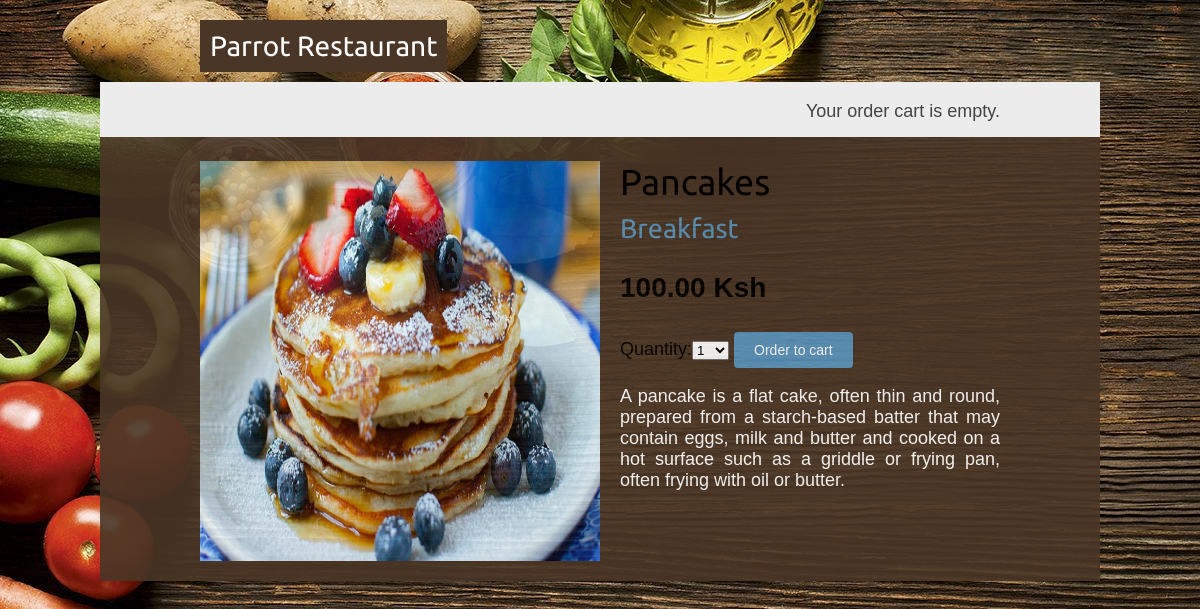
Screenshot of /2/pancakes/ with the database file from the repository.
### shop/models.py (models this page shows, shortened)
class Product(models.Model):
    category = models.ForeignKey(Category, related_name='products', on_delete=models.CASCADE)
    name = models.CharField(max_length=200, db_index=True)
    slug = models.SlugField(max_length=200, db_index=True)
    image = models.ImageField(upload_to='products/%Y/%m/%d', blank=True)
    description = models.TextField(blank=True)
    price = models.DecimalField(max_digits=10, decimal_places=2)
    available = models.BooleanField(default=True)
    created = models.DateTimeField(auto_now_add=True)
    updated = models.DateTimeField(auto_now=True)
    class Meta:
        ordering = ('name',)
        index_together = (('id', 'slug'),)

class Category(models.Model):
    name = models.CharField(max_length=200, db_index=True)
    slug = models.SlugField(max_length=200, unique=True)
    class Meta:
        ordering = ('name',)
        verbose_name = 'category'
        verbose_name_plural = 'categories'
    def __str__(self):
        return self.name
    def get_absolute_url(self):
        return reverse('shop:product_list_by_category', args=[self.slug])

### shop/views.py (the view)
# urls.py: path('<int:id>/<slug:slug>/', views.product_detail,name='product_detail'),
def product_detail(request, id, slug):
    product = get_object_or_404(Product, id=id, slug=slug, available=True)
    cart_product_form = CartAddProductForm()
    return render(request, 'shop/product/detail.html', {'product': product, 'cart_product_form':cart_product_form})

### cart/forms.py
class CartAddProductForm(forms.Form):
    quantity = forms.TypedChoiceField(choices=PRODUCT_QUANTITY_CHOICES, coerce=int)
    override = forms.BooleanField(required=False, initial=False, widget=forms.HiddenInput)

### shop/templates/shop/product/detail.html (shortened to what this page needs)
{% extends "shop/base.html" %}
{% load static %}
{% block content %}
<div class="product-detail">
  <img src="{% if product.image %}{{ product.image.url }}{% else%}{% static "img/no_image.png" %}{% endif %}">
  <h1>{{ product.name }}</h1>
  <h2>
    <a href="{{ product.category.get_absolute_url }}">{{ product.category }}</a>
  </h2>
  <p class="price">{{ product.price }} Ksh</p>
  <form action="{% url "cart:cart_add" product.id %}" method="post">
    {{ cart_product_form }}
    <input type="submit" value="Order to cart">
  </form>
  {{ product.description|linebreaks }}
</div>
{% endblock %}

### shop/static/css/base.css (style rules this page uses)
body { margin:0; padding:0; font-family:helvetica, sans-serif; }
h1, h2, h3, h4, h5 , h6 { font-family: 'Ubuntu', sans-serif; font-weight:normal; }
a { text-decoration:none; color:#5993bb; }
a.button, input[type="submit"] { color:#fff; background:#5993bb; border-radius:4px; padding:10px 20px; font-size:14px; border:0; }
.product-detail { text-align:justify; }
.product-detail .price { color:#333; font-size:28px; font-weight:bold; }
.product-detail img { width:50%; height:400px; float:left; padding:0 20px 20px 0; }
.product-detail h1 { margin-bottom:0; }
.product-detail h2 { margin-top:10px; }
.product-detail .price { color:black; }
.product-detail p { color:white; }

### rows the page displays
Product: image (picture), name "Pancakes", category "Breakfast", price "100.00", description "A pancake is a flat cake, often thin and round, prepared from a starch-based batter that may contain eggs, milk and butter and cooked on a hot surface such as a griddle or frying pan, often frying with oil or butter."
